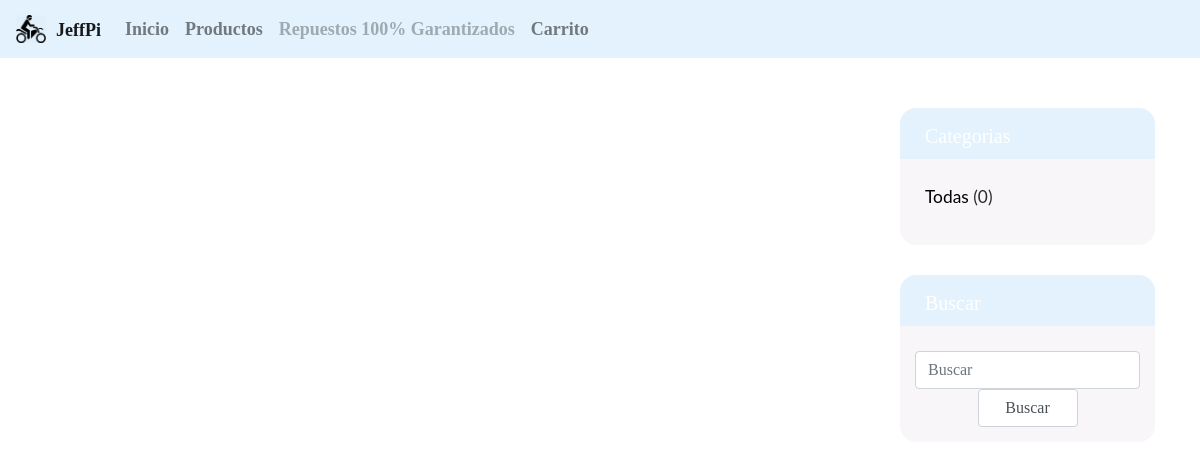
Before: /index.php/productos/categoria/aa with the older database file.
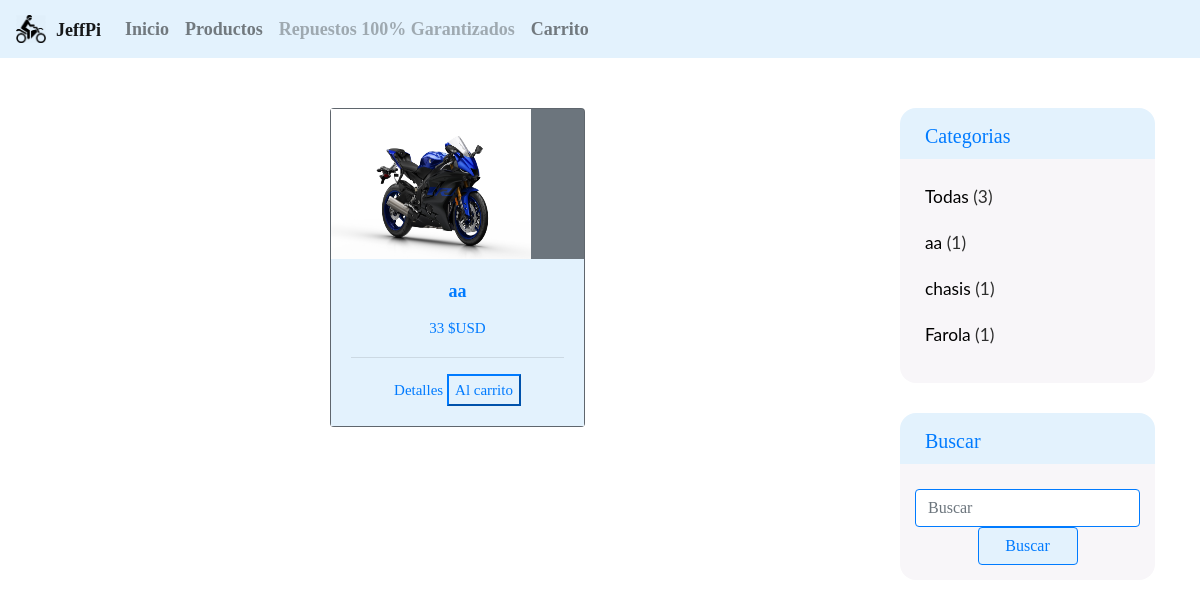
After: the same page with the newer database file.
### tables this page shows
CREATE TABLE `web_productos` (
  `id` int(11) NOT NULL AUTO_INCREMENT,
  `nombre` varchar(200) DEFAULT NULL,
  `descripcion` varchar(255) DEFAULT NULL,
  `parte` varchar(100) DEFAULT NULL,
  `ubicacion` varchar(100) DEFAULT NULL,
  `precio` double DEFAULT NULL,
  `marca` varchar(50) DEFAULT NULL,
  `referencia` varchar(50) DEFAULT NULL,
  `year` int(11) DEFAULT NULL,
  `color` varchar(100) DEFAULT NULL,
  `img` varchar(100) DEFAULT NULL,
  PRIMARY KEY (`id`)
);

### application/controllers/Productos.php (called while the page is built, shortened)
<?php
class Productos extends CI_Controller {
  public function __construct(){
    $this->load->model('model_productos');
    $this->load->model('model_nav');
  }
  public function categoria($ban=NULL)
  {
    if ($ban!=NULL) {
      $nav['nav']=$this->model_nav->consultNav(1);
      $nav['productos']=$this->model_productos->categproductos($ban);
      $nav['categ']=$this->model_productos->categorias();
      $this->load->view('header_ecommerce',$nav);
      $this->load->view('view_ecommerce');
      $this->load->view('footer');
    }else {
      redirect("productos",'refresh');
    }
  }
  }

### index.php (called while the page is built, shortened)
<?php
require_once BASEPATH.'core/CodeIgniter.php';

### application/models/Model_nav.php (called while the page is built, shortened)
<?php
class Model_nav extends CI_Model {
  public function consultNav($id){
    $sql="SELECT wn.* from web_navbar wn where wn.id=$id";
    $query=$this->db->query($sql);
    return $query->row();
  }
}

### application/models/Model_productos.php (called while the page is built, shortened)
<?php
class Model_productos extends CI_Model {
  function categorias(){
    $sql="SELECT DISTINCT parte, COUNT(*) as num FROM web_productos GROUP BY parte";
    $query = $this->db->query($sql);
    return $query->result();
  }
  function categproductos($var){
    $sql="SELECT * FROM web_productos
    WHERE parte='$var';";
    $query = $this->db->query($sql);
    return $query->result();
  }
}

### application/views/view_ecommerce.php (the view, shortened to what the changed rows need)
<!DOCTYPE html>
<html lang="en">
<head>
</head>
<body data-spy="scroll" data-target=".navbar-default" data-offset="100">
  <section>
    <div class="content">
      <div class="container" style="padding-top: 50px">
        <div class="row">
          <div class="col-md-9 col-12 col-sm-12 mr-auto ml-auto">
            <div class="row">
                <?php
              if (!empty($productos)) {
              foreach ($productos as $key) {
                ?>
                <div class="col-md-4 mr-auto ml-auto">
                  <form action="<?php echo base_url(); ?>index.php/carrito/agrega_item_carrito" method="get">
                    <center>
                      <div class="card text-white bg-secondary mb-3" style="width:100%;">
                        <img src="<?= base_url().$key->img;?>" style="width:200px; height:150px" >
                        <div class="card-body" style="background-color:<?= $nav->bg_color; ?>;">
                          <center><h5 class="card-title" style=" color:<?= $nav->btn_bordercolor; ?>; font-family: <?= $nav->fuente; ?>;"><?php echo $key->nombre; ?></h5></center>
                          <p class="card-text" style=" color:<?= $nav->btn_bordercolor; ?>; font-family: <?= $nav->fuente; ?>;text-align:center"><?php echo $key->precio; ?> $USD</p>
                          <hr>
                          <a href="#" class="card-link" data-toggle="modal" data-target="#producto<?= $key->id; ?>" style="font-family: <?= $nav->fuente; ?>; color: <?= $nav->btn_bordercolor; ?>">Detalles</a>
                          <button href="#" id="cagregarcar" type="submit" name="cagregarcar" style="font-family: <?= $nav->fuente; ?>;background-color: <?= $nav->btn_bgcolor; ?>; color: <?= $nav->btn_bordercolor; ?>;border-color:<?= $nav->btn_bordercolor; ?>">Al carrito</button>
                        </div>
                      </div>
                    </center>
                  </div>
                <?php
              }
            }
              ?>
            </div>
          </div>
          <div class="col-md-3">
            <div class="block-col">
              <div class="header" style="font-family: <?= $nav->fuente; ?>;color: <?= $nav->btn_bordercolor; ?>;background-color:<?= $nav->bg_color; ?>; ">Categorias</div>
              <div class="content" >
                <ul>
                  <?php
                  $cont=0;
                  foreach ($categ as $files) {
                    $cont=$cont+$files->num;
                  }
                   ?>
                  <li><a href="<?= base_url() ?>index.php/productos"style="color:black">Todas <span style="color:#2E2E2E">(<?php echo $cont; ?>)</span></a></li>
                  <?php
                    foreach ($categ as $files) {
                      ?>
                      <li><a href="<?= base_url() ?>index.php/productos/categoria/<?php echo $files->parte; ?>"style="color:black"><?php echo $files->parte; ?> <span style="color:#2E2E2E">(<?php echo $files->num; ?>)</span></a></li>
                      <?php
                    }
                  ?>
                </ul>
              </div>
            </div>
            <div class="block-col">
              <div class="header" style="font-family: <?= $nav->fuente; ?>;color: <?= $nav->btn_bordercolor; ?>;background-color:<?= $nav->bg_color; ?>; ">Buscar</div>
              <div class="content">
                <form class="" action="<?= base_url() ?>index.php/productos/buscar" method="post">
                  <input type="text" name="search" class="form-control" placeholder="Buscar" style="font-family: <?= $nav->fuente; ?>; border-color: <?= $nav->btn_bordercolor; ?>;color: <?= $nav->btn_bordercolor; ?>">
                  <center><input type="submit" class="form-control" style="font-family: <?= $nav->fuente; ?>;background-color:<?= $nav->btn_bgcolor; ?>; border-color: <?= $nav->btn_bordercolor; ?>;color: <?= $nav->btn_bordercolor; ?>; width: 100px" value="Buscar"></center>
                </form>
              </div>
            </div>
          </div>
        </div>
      </div>
    </div>
  </section>
</body>
</html>

Changed rows visible on the page:
changed web_navbar "JeffPi": btn_bordercolor empty → "#007BFF" (drawn)
added web_productos: img (picture), nombre "aa", precio "33"
Other visible differences:
$cont: "0" → "3"
text now shown: "Categorias Buscar"
new list line: "aa ( 1 )"
new list line: "chasis ( 1 )"
new list line: "Farola ( 1 )"
